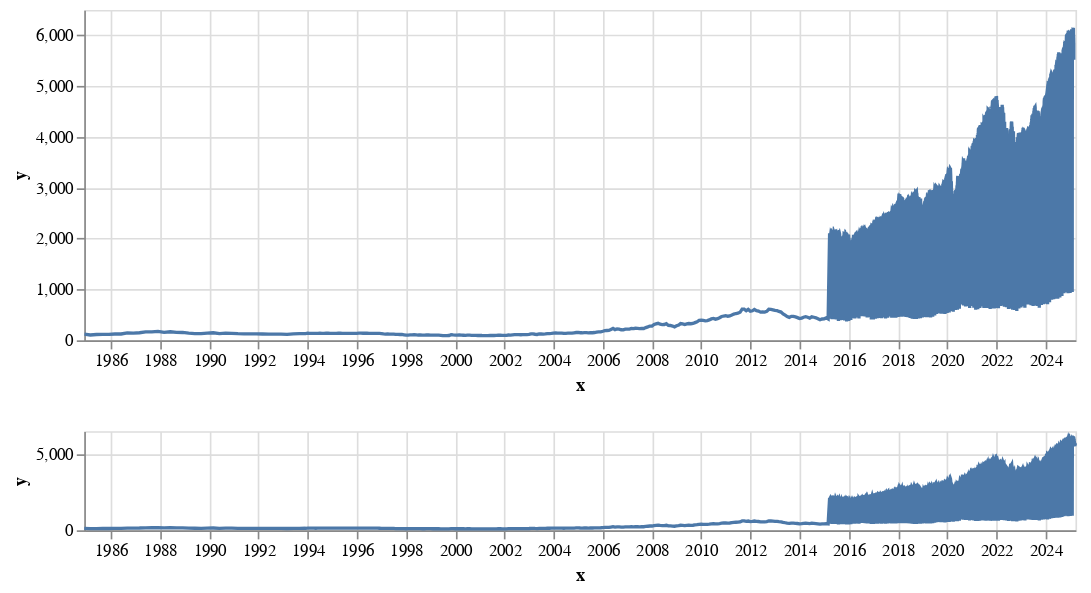

The code cell stored with this chart in its notebook:
### Code cell
from macroecon_wrappy import plots
charts = plots.graph_ts_js(measure, cols=['col-0', 'col-1'], recession_bars=False, log_scale=None)
charts

### Figure 1 — Vega-Lite specification as saved in the notebook (floating-point values rounded to 4 significant figures; data arrays with more than 128 entries replaced by an {"elided": "..."} marker saying what was removed)
{"config": {"view": {"continuousWidth": 300, "continuousHeight": 300}}, "vconcat": [{"mark": {"type": "line"}, "encoding": {"x": {"field": "x", "scale": {"domain": {"param": "param_1"}}, "type": "temporal"}, "y": {"field": "y", "type": "quantitative"}}, "height": 200, "width": 600}, {"mark": {"type": "line"}, "encoding": {"x": {"field": "x", "type": "temporal"}, "y": {"field": "y", "type": "quantitative"}}, "height": 60, "name": "view_1", "width": 600}], "data": {"name": "data-b2ea101b52d9ba8240784362d2369289"}, "params": [{"name": "param_1", "select": {"type": "interval", "encodings": ["x"]}, "views": ["view_1"]}], "$schema": "https://vega.github.io/schema/vega-lite/v5.20.1.json", "datasets": {"data-b2ea101b52d9ba8240784362d2369289": {"elided": "2927 records"}}}
